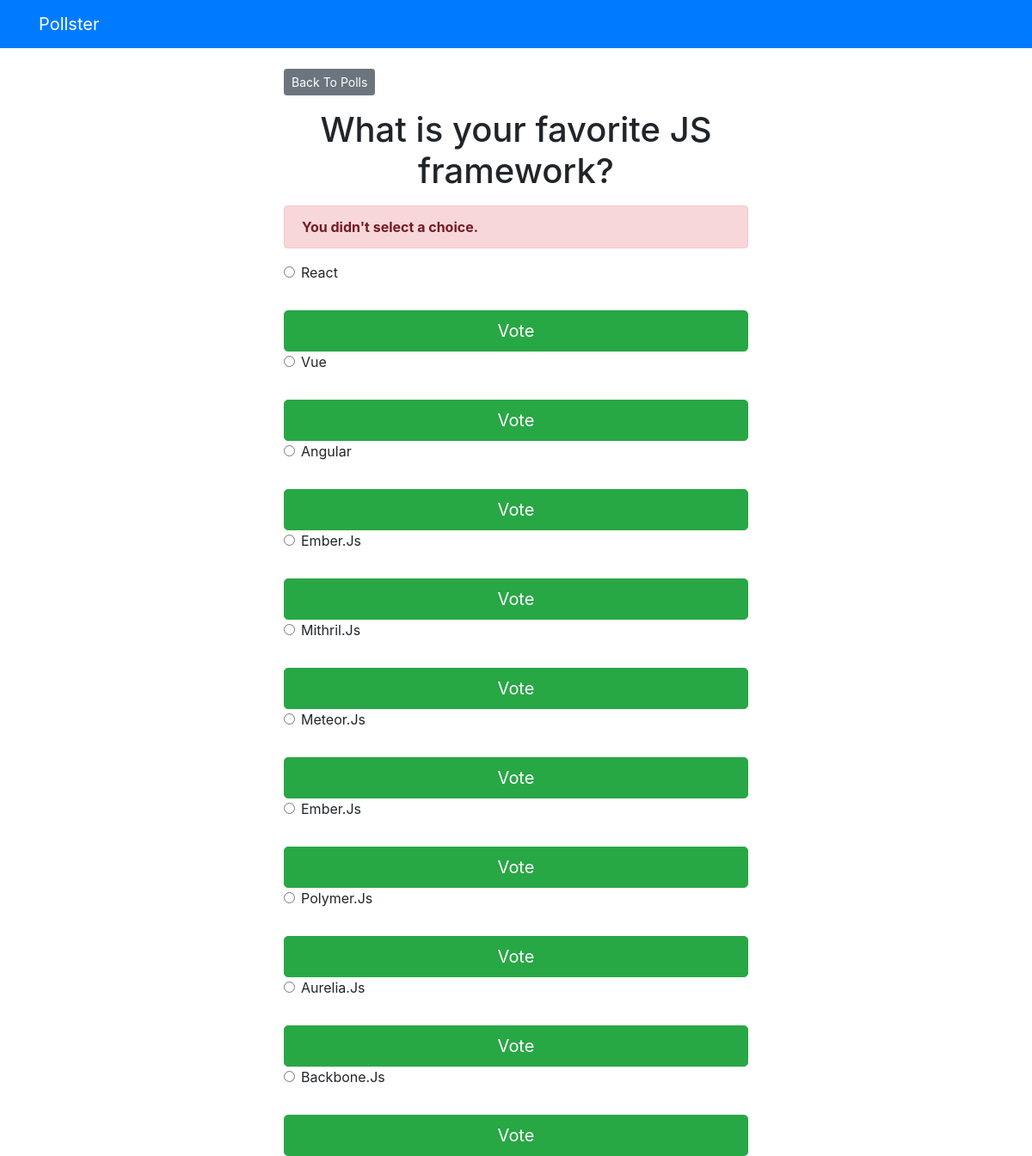
/polls/2/vote/, run on the app's committed database.
### polls/models.py (models this page shows, shortened)
class Question(models.Model):
    question_text = models.CharField(max_length=200)
    pub_date = models.DateTimeField("date published")

class Choice(models.Model):
    question = models.ForeignKey(Question, on_delete=models.CASCADE)
    choice_text = models.CharField(max_length=200)
    votes = models.IntegerField(default=0)

### polls/views.py (the view)
# urls.py: path("<int:question_id>/vote/", views.vote, name="vote"),
def vote(request, question_id):
    question = get_object_or_404(Question, pk=question_id)
    try:
        selected_choice = question.choice_set.get(pk=request.POST["choice"])
    except (KeyError, Choice.DoesNotExist):
        return render(
            request,
            "polls/detail.html",
            {"question": question, "error_message": "You didn't select a choice.",},
        )
    else:
        selected_choice.votes += 1
        selected_choice.save()
        return HttpResponseRedirect(reverse("polls:results", args=(question.id,)))

### templates/polls/detail.html
{% extends 'base.html' %} {% block content %}
<a href="{% url 'polls:index' %}" class="btn btn-secondary btn-sm mb-3"
    >Back To Polls</a
>
<h1 class="text-center mb-3">{{question.question_text }}</h1>
{% if error_message %}
<p class="alert alert-danger">
    <strong>{{ error_message }}</strong>
</p>
{% endif %}
<form action="{% url 'polls:vote' question.id %}" method="post">
    {% csrf_token %} {% for choice in question.choice_set.all %}
    <div class="form-check">
        <input
            type="radio"
            name="choice"
            class="form-check-input"
            id="choice{{ forloop.counter }}"
            value="{{ choice.id }}"
        />
        <label for="choice{{ forloop.counter }}"
            >{{ choice.choice_text }}</label
        >
    </div>
    <input
        type="submit"
        value="Vote"
        class="btn btn-success btn-lg btn-block mt-4"
    />
</form>
{% endfor %} {% endblock %}

### data on the page
Question: question_text "What is your favorite JS framework?"
Choice: choice_text "React"
Choice: choice_text "Vue"
Choice: choice_text "Angular"
Choice: choice_text "Ember.Js"
Choice: choice_text "Mithril.Js"
Choice: choice_text "Meteor.Js"
Choice: choice_text "Ember.Js"
Choice: choice_text "Polymer.Js"
Choice: choice_text "Aurelia.Js"
Choice: choice_text "Backbone.Js"

### other printed values
{{ error_message }} "You didn't select a choice."
